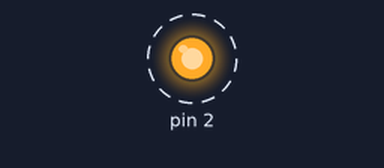
A sketch run on a simulated Arduino Uno, built with avr-gcc and run on an emulated ATmega328P. On the bench: output pins drawn as LEDs (lit = HIGH). Dashed ring = blinking.

Above: at 0.2 s.
Timing chart, 0 to 3.0 s (numbered marks = the images above):
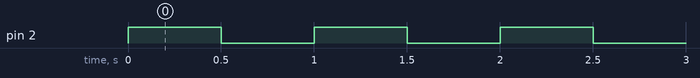

The sketch:

Emisor.ino
```cpp
void setup() {
  pinMode(2,1);
}

void loop() {
  digitalWrite(2,1);
  delay(500);
  digitalWrite(2,0);
  delay(500);
}
```

Measured:
- by itself, pin 2: alternates HIGH for 0.50 s and LOW for 0.50 s
